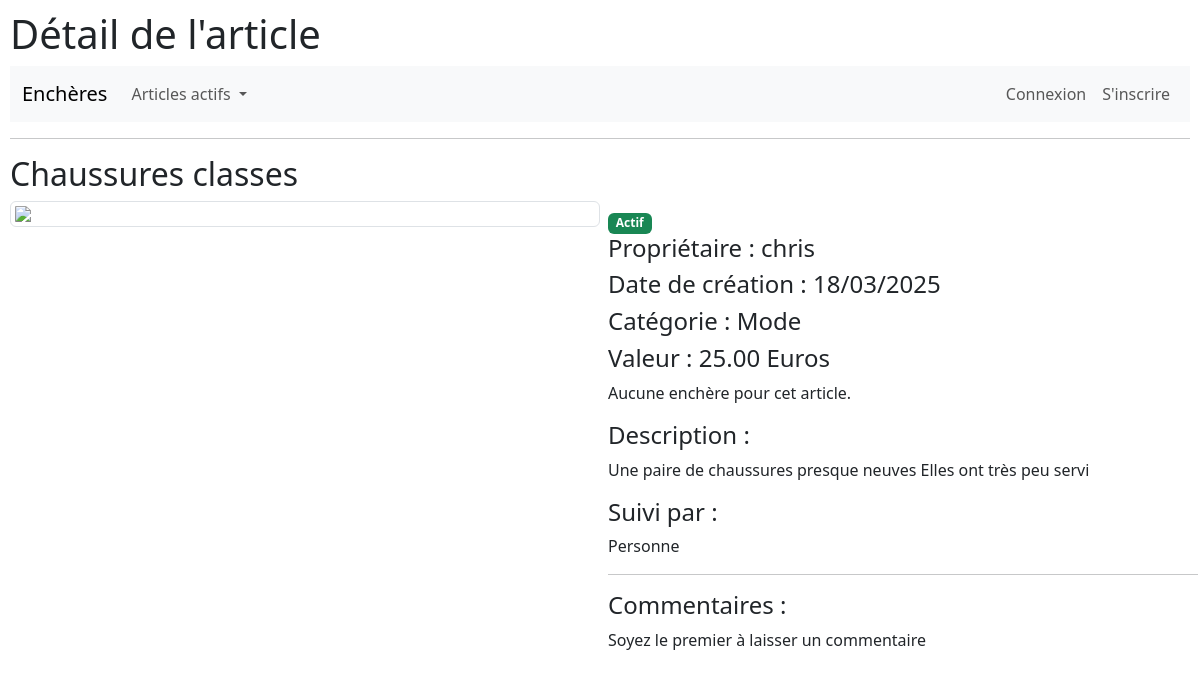
Before: /article/6 with the older database file.
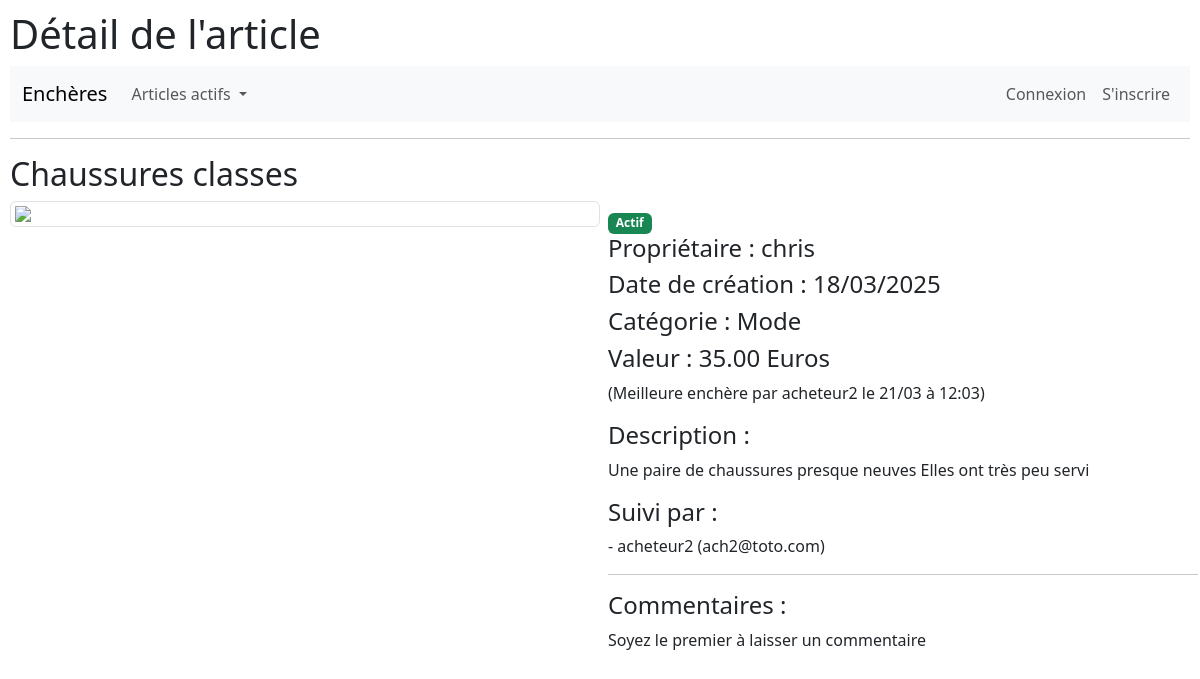
After: the same page with the newer database file.
### auctions/models.py (models this page shows, shortened)
class AuctionListing(models.Model):
    CATEGORIES = {
        "--" : "Sans Catégorie",
        "MO" : "Mode",
        "JO" : "Jouets",
        "EL" : "Électronique",
        "MA" : "Maison"
    }
    titre = models.CharField(max_length=64)
    description = models.TextField()
    mise_a_prix = models.FloatField()
    categorie = models.CharField(max_length=64, choices=CATEGORIES, null=True)
    image_url = models.URLField(max_length=254, null=True)
    date_creation = models.DateTimeField()
    proprietaire = models.ForeignKey(User, on_delete=models.CASCADE, related_name="articles")
    actif = models.BooleanField()
    users_interesses=models.ManyToManyField(User, blank=True, related_name="watchlist")
    gagnant = models.ForeignKey(User, null = True, on_delete=models.CASCADE, related_name="articles_gagnes")

class User(AbstractUser):
    def __str__(self):
        return f"{self.username} ({self.email})"

class Bid(models.Model):
    date_creation = models.DateTimeField()
    valeur_enchere = models.FloatField()
    article = models.ForeignKey(AuctionListing, on_delete=models.CASCADE, related_name="encheres")
    encherisseur = models.ForeignKey(User, on_delete=models.CASCADE, related_name="encheres")

### auctions/views.py (the view)
# urls.py: path("article/<str:id_article>", views.vue_article, name="visualiser"),
def vue_article(request, id_article):
    article_a_visualiser = AuctionListing.objects.get(pk=id_article)
    if article_a_visualiser:
        return render(request, "auctions/visualiser.html", {
            "article": article_a_visualiser
        })
    else:
        return render(request, "auctions/erreur.html", {
            "message": "Article non trouvé"
        })

### auctions/templates/auctions/visualiser.html (shortened to what this page needs)
{% extends "auctions/layout.html" %}
{% block title %} Détail de l'article {% endblock %}
{% block body %}
    <h2>{{ article.titre }}</h2>
        <div class="d-flex flex-md-row flex-column">
            <div class="col-md-6">
                <img class="img-thumbnail mx-auto d-block" src="{{ article.image_url }}" style="width:100%"/>
            </div>
            <div class="col-md-6 m-2">
                {% if article.actif %}
                    <span class="badge text-bg-success">Actif</span>
                {% else %}
                    <span class="badge text-bg-secondary">Enchère cloturée</span>
                {% endif %}
                <div class="row"> <h4>Propriétaire : {{ article.proprietaire.username }} </h4> </div>
                <div class="row"> <h4>Date de création : {{ article.date_creation|date:"d/m/Y" }}</h4> </div>
                {% for key, value in article.CATEGORIES.items %}
                    {% if key == article.categorie %}
                        <div class="row"> <h4>Catégorie : {{ value }}</h4> </div>
                    {% endif %}
                {% endfor %}
                <div class="row"> <h4>Valeur : {{ article.mise_a_prix|floatformat:2 }} Euros</h4> </div>
                    {% with article.encheres.all|dictsortreversed:"valeur_enchere"|first as meilleure_enchere %}
                        {% if meilleure_enchere %}
                        <p>(Meilleure enchère par {{ meilleure_enchere.encherisseur.username }} le {{ meilleure_enchere.date_creation|date:"d/m à H:i" }})</p>
                        {% else %}
                            <p>Aucune enchère pour cet article.</p>
                        {% endif %}
                    {% endwith %}
                <div class="row"> <h4>Description :</h4> </div>
                <p>{{ article.description }}</p>
                <div class="row">
                    <h4>Suivi par :</h4>
                </div>
                    <p>
                        {% for usr in article.users_interesses.all %}
                        - {% if usr == user %} Vous : {% endif %} {{ usr }} <br>
                        {% empty %}
                        Personne
                        {% endfor %}
                    </p>
                    <hr>
                <div class="row">
                    <h4>Commentaires :</h4>
                </div>
                {% for com in article.commentaires.all %}
                    <p>
                        - le {{ com.date_creation|date:"d/m/Y à H:i" }}, <b>{{ com.auteur.username }}</b> a écrit : <br>
                        {{ com.commentaire|linebreaksbr }}
                    </p>
                {% empty %}
                    {% if article.actif %}
                    <p>Soyez le premier à laisser un commentaire</p>
                    {% else %}
                    <p>Pas de commentaire</p>
                    {% endif %}
                {% endfor %}
            </div>
        </div>
{% endblock %}

### auctions/templates/auctions/layout.html (shortened to what this page needs)
{% load static %}
<!DOCTYPE html>
<html lang="en">
    <head>
        <link rel="stylesheet" href="https://cdn.jsdelivr.net/npm/bootstrap@5.3.3/dist/css/bootstrap.min.css" rel="stylesheet">
        <link href="{% static 'auctions/styles.css' %}" rel="stylesheet">
    </head>
    <body>
        <h1>{% block title %} Enchères {% endblock %}</h1>
        <nav class="navbar navbar-expand-lg bg-body-tertiary">
            <div class="container-fluid">
                <a class="navbar-brand" href="#">Enchères</a>
                <div class="collapse navbar-collapse" id="navbarSupportedContent">
                    <ul class="navbar-nav me-auto mb-2 mb-lg-0">
                        <li class="nav-item dropdown">
                            <a class="nav-link dropdown-toggle" href="#" role="button" data-bs-toggle="dropdown" aria-expanded="false">
                                Articles actifs
                            </a>
                        </li>
                    </ul>
                    <ul class="d-flex navbar-nav mb-2 mb-lg-0">
                        {% if user.is_authenticated %}
                        <li>
                            <a class="nav-link">Bonjour, <strong>{{ user.username }}</strong>. </a>
                        </li>
                        <li>
                            <a class="nav-link" href="{% url 'logout' %}">Déconnexion</a>
                        </li>
                        {% else %}
                        <li class="nav-item">
                            <a class="nav-link" href="{% url 'login' %}">Connexion</a>
                        </li>
                        <li class="nav-item">
                            <a class="nav-link" href="{% url 'register' %}">S'inscrire</a>
                        </li>
                        {% endif %}
                    </ul>
                </div>
            </div>
        </nav>
        <hr>
        {% block body %}
        {% endblock %}
    </body>
</html>

### auctions/static/auctions/styles.css (style rules this page uses)
body { padding: 10px; }

Changed rows visible on the page:
changed AuctionListing "Chaussures classes": mise_a_prix "25.00" → "35.00"
added Bid: encherisseur.username "acheteur2", date_creation "21/03 à 12:03"
now on this page (row edited): User: username+email "acheteur2 (ach2@toto.com)"
Other visible differences:
text no longer shown: "Aucune enchère pour cet article. Personne"
text now shown: "(Meilleure enchère par le )"
